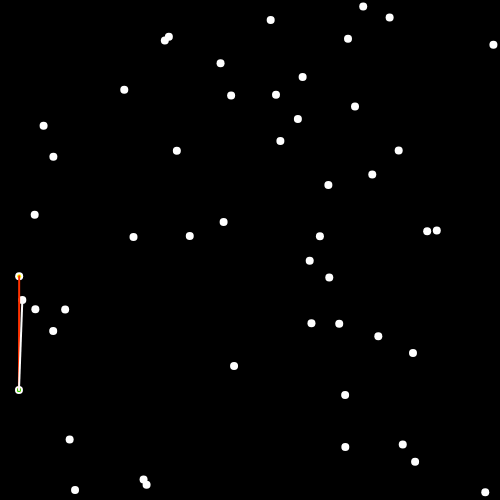
Frame 1 (no input)
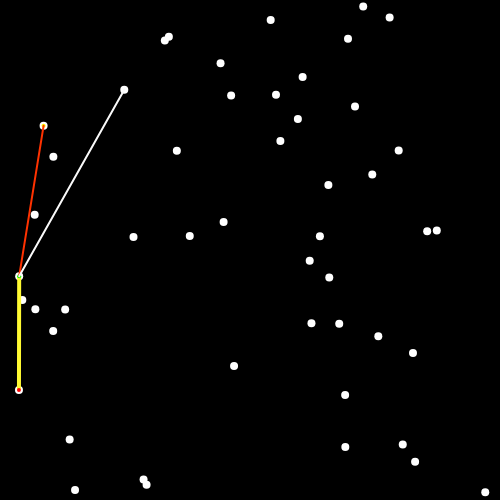
Frame 60 (no input)
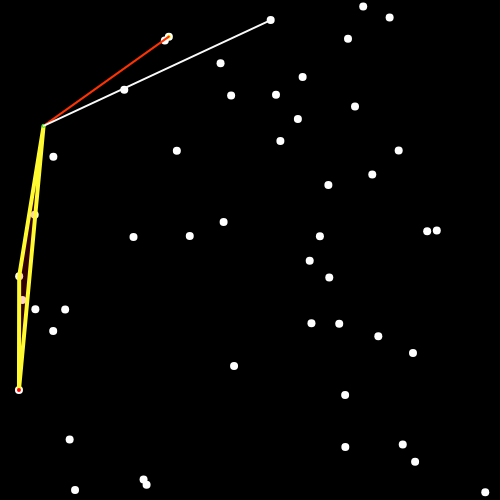
Frame 120 (the mouse pressed at the canvas centre since frame 60)

The p5.js sketch that drew these frames (run headless with seeded random() and noise() and a simulated clock; from frame 60 on, the mouse is pressed at the canvas centre):

// p5.js sketch
// ── sketch.js
const points=[];
const hull=[];

let leftMost;
let currentVertex;
let index;
let nextVertex;
let nextIndex=-1;

function setup() {
  createCanvas(500, 500);
  let buffer =5;
  for(let i=0;i<50;i++){
    points.push(createVector(random(buffer,width-buffer),random(buffer,height-buffer)));
  }
  points.sort((a,b)=>a.x-b.x);
  leftMost=points[0];
  currentVertex=leftMost;
  nextVertex=points[1];
  hull.push(currentVertex);
  index=2;
}

function draw() {
  background(0);
  stroke(255);
  strokeWeight(8);
  for(let p of points){
    point(p.x,p.y);
  }
  
  stroke(255,250,50);
  fill(255,0,0,50);
  strokeWeight(4);
  beginShape();
  for(let p of hull){
    vertex(p.x,p.y);
  }
  endShape(CLOSE);
  
  stroke(255,0,0);
  point(leftMost.x,leftMost.y);
  stroke(0,255,0);
  point(currentVertex.x,currentVertex.y);
  stroke(255,255,0);
  point(nextVertex.x,nextVertex.y);
  
  stroke(255,50,0);
  strokeWeight(2);
  line(currentVertex.x,currentVertex.y,nextVertex.x,nextVertex.y);
  
  stroke(250);
  let checking=points[index];
  line(currentVertex.x,currentVertex.y,checking.x,checking.y);
  
  const a=p5.Vector.sub(nextVertex,currentVertex)
  const b=p5.Vector.sub(checking,currentVertex)
  const Cross=a.cross(b);
  
  if(Cross.z<0){
    nextVertex=checking;
    nextIndex=index;
  }
  index++;
  
  if(index==points.length){
    if(nextVertex==leftMost){
      noLoop();
    }
    hull.push(nextVertex);
    currentVertex=nextVertex;
    index=0;
    points.splice(nextIndex,1);
    nextVertex=leftMost;
  }
  frameRate(100)
}
// ── style.css
html, body {
  margin: 0;
  padding: 0; background-color:black;
}
canvas {
display: block;padding-left:30%;
}
h1{color:yellow;}
